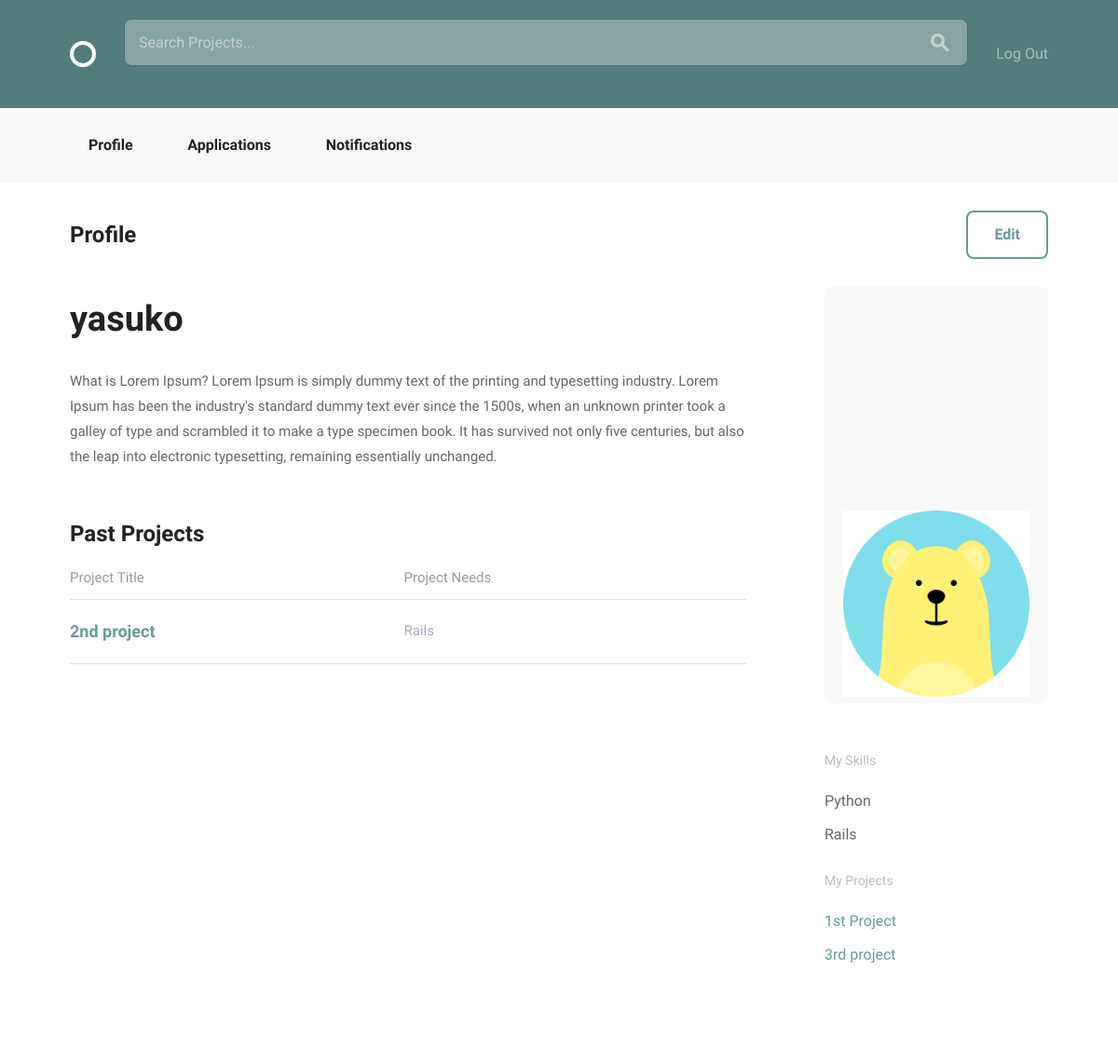
Screenshot of /accounts/profile/3/ (signed in) with the database file from the repository.
### accounts/models.py (models this page shows, shortened)
class User(AbstractBaseUser, PermissionsMixin):
    email = models.EmailField(unique=True)
    username = models.CharField(max_length=40, unique=True)
    bio = models.TextField(max_length=500, blank=True, default="")
    image = models.ImageField(upload_to="profile_image/", blank=True)
    date_joined = models.DateTimeField(default=timezone.now)
    is_active = models.BooleanField(default=True)
    is_staff = models.BooleanField(default=False)
    objects = UserManager()
    USERNAME_FIELD = "email"
    REQUIRED_FIELDS = ["username"]

class Skill(models.Model):
    user = models.ForeignKey(settings.AUTH_USER_MODEL, null=True)
    name = models.CharField(max_length=20, choices=SKILLES_CHOICES)
    def __str__(self):
        return self.name

### projects/models.py (models this page shows, shortened)
class Application(models.Model):
    applicant = models.ForeignKey(
        settings.AUTH_USER_MODEL,
        related_name="applicaion"
    )
    position = models.ForeignKey(Position)
    status = models.CharField(max_length=20)

class Position(models.Model):
    ANDROID = "Android"
    DESIGN = "Design"
    JAVA = "Java"
    PHP = "PHP"
    PYTHON = "Python"
    RAILS = "Rails"
    WORDPRESS = "Wordpress"
    iOS = "iOS"
    SKILLES_CHOICES = (
        (ANDROID, "Android Developer"),
        (DESIGN, "Designer"),
        (JAVA, "Java Developer"),
        (PHP, "PHP Developer"),
        (PYTHON, "Python Developer"),
        (RAILS, "Rails Developer"),
        (WORDPRESS, "Wordpress Developer"),
        (iOS, "iOS Developer")
    )
    project = models.ForeignKey(
        Project,
        null=True,
        related_name="positions",
        on_delete=models.CASCADE)
    title = models.CharField(max_length=100)
    description = models.TextField(max_length=500)
    skill = models.CharField(max_length=20, choices=SKILLES_CHOICES, default="")
    position_filled = models.BooleanField(default=False)

class Project(models.Model):
    user = models.ForeignKey(settings.AUTH_USER_MODEL, null=True)
    title = models.CharField(max_length=100)
    description = models.TextField(max_length=500)
    estimated_time = models.IntegerField()
    requirements = models.CharField(max_length=100)

### accounts/views.py (the view)
@login_required
def profile_detail(request, pk):
    profile = get_object_or_404(models.User, pk=pk)
    skills = models.Skill.objects.filter(user_id=pk)
    projects = Project.objects.filter(user_id=pk)
    applications = Application.objects.filter(
                        applicant=request.user,
                        status='accept')
    return render(request, 'accounts/profile_detail.html', {
            'profile': profile,
            'skills': skills,
            'projects': projects ,
            'applications': applications })

### accounts/templates/accounts/profile_detail.html
{% extends "layout.html" %}
{% load static from staticfiles %}
{% block body_content %}
<div class="bounds circle--page">
    <div class="circle--page--header circle--fluid">
        <div class="circle--fluid--cell circle--fluid--primary">
            <h2>Profile</h2>
        </div>
        {% if profile.id == request.user.id %}
            <div class="circle--fluid--cell circle--fluid--secondary">
                <a class="button icon-on-left" href="{% url 'accounts:edit' pk=user.id %}">Edit</a>
            </div>
        {% endif %}
    </div>
    <div class="grid-70">
        <div class="circle--article--body">
              <h1>{{ profile.username }}</h1>
              {{ profile.bio }}
        </div>
        <h2>Past Projects</h2>
        <table class="u-full-width circle--table">
            <thead>
                <tr>
                    <th>Project Title</th>
                    <th class="circle--cell--right">Project Needs</th>
                </tr>
            </thead>
            <tbody>
                {% for application in applications %}
                    <tr class="clickable-row" data-href="{% url 'projects:project_detail' pk=application.position.project.pk %}">
                        <td>
                            <h3>{{ application.position.project.title }}</h3>
                        </td>
                        <td class="circle--cell--right">
                            <span class="secondary-label">{{ application.position.skill }}</sapn>
                        </td>
                    </tr>
                {% endfor %}
            </tbody>
        </table>
    </div>
    <div class="grid-25 grid-push-5">
        <div class="circle--secondary--module">
            <div class="circle--primary--avatar">
                {% if profile.image %}
                    <img src="{{ profile.image.url }}" height=200 width=200 alt="profile image"/>
                {% endif %}
            </div>
        </div>
        <div class="circle--secondary--module">
            <h4>My Skills</h4>
            <ul class="unloaded">
                {% for skill in skills %}
                <li>{{ skill }}</li>
                {% endfor %}
            </ul>
            <h4>My Projects</h4>
            <ul class="circle--link--list">
                {% for project in projects %}
                <li><a href="{% url 'projects:project_detail' pk=project.pk %}">{{ project.title }}</a></li>
                {% endfor %}
            </ul>
        </div>
    </div>
</div>
{% endblock %}

### rows the page displays
User: username "yasuko", bio "What is Lorem Ipsum? Lorem Ipsum is simply dummy text of the printing and typesetting industry. Lorem Ipsum has been the industry's standard dummy text ever since the 1500s, when an unknown printer took a galley of type and scrambled it to make a type specimen book. It has survived not only five centuries, but also the leap into electronic typesetting, remaining essentially unchanged.", image (picture)
Application: position.project "2nd project", position.skill "Rails"
Skill: name "Python"
Skill: name "Rails"
Project: title "1st Project"
Project: title "3rd project"
